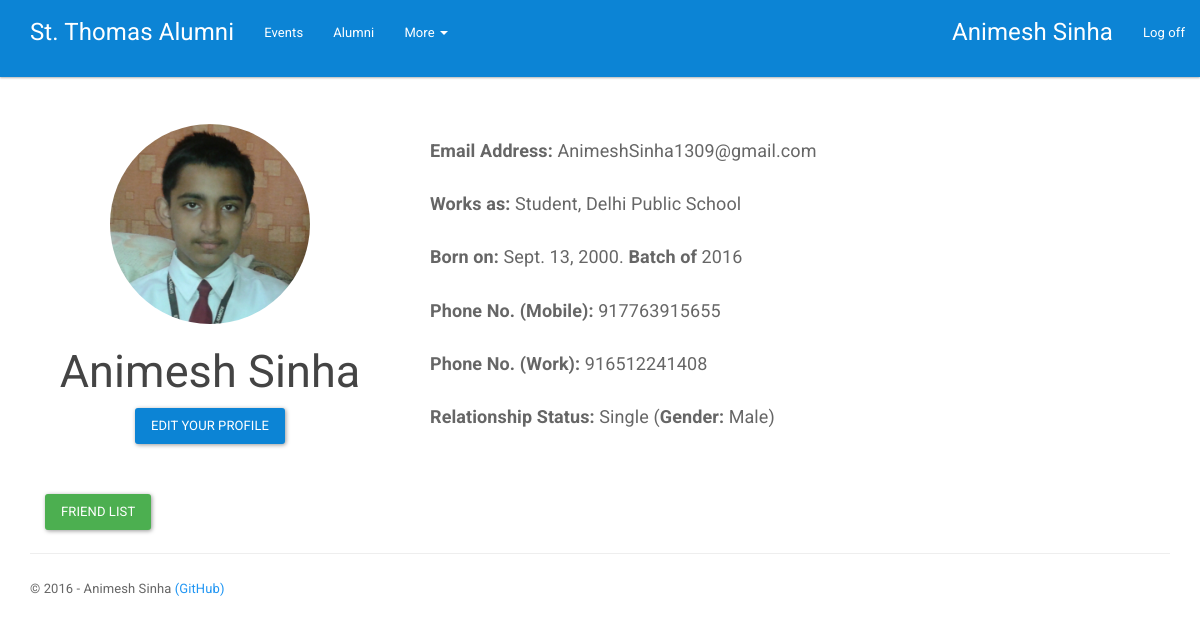
/profile/ (signed in), run on the app's committed database.
### app/models.py (models this page shows, shortened)
class Alumnus(models.Model):
    class Meta:
        verbose_name_plural = "Alumni"
    SEX_CHOICES = (
        ('M', 'Male'),
        ('F', 'Female'),
        ('L', 'Lesbian'),
        ('G', 'Gay'),
        ('B', 'Bisexual'),
        ('T', 'Transgender'),
        ('Q', 'Queer'),
    )
    RELATIONSHIP_CHOICES = (
        ('MR', 'Married'),
        ('SN', 'Single'),
        ('RL', 'In a Relationship'),
        ('DV', 'Divorced'),
    )
    VALIDITY_CHOICES = (
        ('V', 'Validated'),
        ('P', 'Paid'),
        ('U', 'Unchecked'),
        ('B', 'Blocked'),
    )
    user = models.OneToOneField(User, on_delete=models.CASCADE)
    picture = models.ImageField(upload_to='profile/', default='profile/_defaultavatar.png')
    birth_date = models.DateField(null=True)
    jobtitle = models.CharField(max_length=50, null=True)
    workplace = models.CharField(max_length=100, null=True)
    batch = models.IntegerField(null=True)
    sex = models.CharField(max_length=1, choices=SEX_CHOICES, null=True)
    admission_number = models.CharField(max_length=20, null=True)
    current_address = models.TextField(max_length=500, null=True)
    permanent_address = models.TextField(max_length=500, null=True)
    phone_mobile = models.CharField(max_length=20, null=True)
    phone_home = models.CharField(max_length=20, null=True)
    phone_work = models.CharField(max_length=20, null=True)
    relationship_status = models.CharField(max_length=2, null=True, choices=RELATIONSHIP_CHOICES)
    validity_code = models.CharField(max_length=1, choices=VALIDITY_CHOICES, default='U')

### app/views.py (the view)
# urls.py: url(r'^profile/(?P<username>\w*)/?$', app.views.profile, name='profile'),
@login_required
def profile(request, username):
    assert isinstance(request, HttpRequest)
    if username == "":
        person = request.user
    else:
        person = User.objects.get(username=username)
    displaying = Alumnus.objects.get(user=person)
    befriender = Alumnus.objects.get(user=request.user)
    befriendee = Alumnus.objects.get(user=person)
    if Circle.objects.filter(user=befriender, friend=befriendee).count() != 0:
        status = 'Friends'
    elif request.user == person:
        status = 'Self'
    else:
        status = 'Unconnected'
    return render(
        request,
        'app/profile.html',
        {
            'title': 'Alumni List',
            'data': displaying,
            'friends': Circle.objects.filter(user=displaying).only('friend'),
            'year': datetime.now().year,
            'status': status,
        }
    )

### app/templates/app/profile.html (shortened to what this page needs)
{% extends "app/layout.html" %}
{% block content %}
{% load staticfiles %}
<div>
    <div class="row">
        <div class="col-md-4 text-center">
            <img src="{{ data.picture.url }}" height="200" width="200" class="img-circle" />
            <h2>{{ data.user.first_name }} {{ data.user.last_name }}</h2>
            {% if status == 'Unconnected' %}
                <a href="/actions/befriend/{{ data.user.username }}" class="btn btn-primary">
                    Add to Friends List
                </a>
            {% elif status == 'Friends' %}
                <a href="/actions/unfriend/{{ data.user.username }}" class="btn btn-primary">
                    Remove from Friends List
                </a>
            {% elif status == 'Self' %}
                <a href="{% url 'profile/edit' %}" class="btn btn-primary">
                    Edit your Profile
                </a>
            {% endif %}
        </div>
        <div class="col-md-8">
            {% if data.user.email %}
                <div class="profile-item">
                    <strong>Email Address: </strong>{{ data.user.email }}
                </div>
            {% endif %}
            {% if data.jobtitle and data.workplace %}
                <div class="profile-item">
                    <strong>Works as: </strong>{{ data.jobtitle }}, {{ data.workplace }}
                </div>
            {% endif %}
            {% if data.batch %}
                <div class="profile-item">
                    {% if data.birth_date %}<strong>Born on: </strong>{{ data.birth_date }}.{% endif %}
                    <strong> Batch of </strong>{{ data.batch}}
                </div>
            {% endif %}
            {% if data.phone_mobile %}
                <div class="profile-item">
                    <strong>Phone No. (Mobile): </strong>{{ data.phone_mobile }}
                </div>
            {% endif %}
            {% if data.phone_work %}
                <div class="profile-item">
                    <strong>Phone No. (Work): </strong>{{ data.phone_work }}
                </div>
            {% endif %}
            {% if data.relationship_status %}
                <div class="profile-item">
                    <strong>Relationship Status: </strong>{{ data.get_relationship_status_display }}
                    (<strong>Gender: </strong>{{ data.get_sex_display }})
                </div>
            {% endif %}
        </div>
    </div>
    <div class="container" style="margin-top: 50px;">
        <button class="btn btn-success" type="button" data-toggle="collapse"
                data-target="#friends" aria-expanded="false" aria-controls="friends">
            Friend List
        </button>
    </div>
</div>
{% endblock %}

### app/templates/app/loginpartial.html (shortened to what this page needs)
{% if user.is_authenticated %}
<form id="logoutForm" action="/logout" method="post" class="navbar-right">
    <ul class="nav navbar-nav navbar-right">
        <li><a href="/profile/" class="navbar-brand">{{ user.first_name }} {{ user.last_name }}</a></li>
        <li><a href="javascript:document.getElementById('logoutForm').submit()">Log off</a></li>
    </ul>
</form>
{% else %}
<ul class="nav navbar-nav navbar-right">
    <li><a href="{% url 'login' %}">Log in</a></li>
</ul>
{% endif %}

### app/static/app/content/site.css (style rules this page uses)
.navbar.navbar-inverse, .nav-pills > li.active > a, .btn.btn-primary { background-color: #0C84D5; }
.navbar.navbar-inverse .navbar-brand, .navbar.navbar-inverse .navbar-nav > li > a { color: #FFFFFF !important; }
body { padding: 100px 0px; }
div.profile-item { padding: 10px; }
@media screen and (min-width: 768px) { div.profile-item { font-size: large; } }

### data on the page
Alumnus: picture (picture), user.first_name "Animesh", user.last_name "Sinha", user.email "AnimeshSinha1309@gmail.com", jobtitle "Student", workplace "Delhi Public School", birth_date "Sept. 13, 2000", batch "2016", phone_mobile "917763915655", phone_work "916512241408", relationship_status "Single", sex "Male"

### other printed values
{{ user.first_name }} "Animesh"
{{ user.last_name }} "Sinha"
